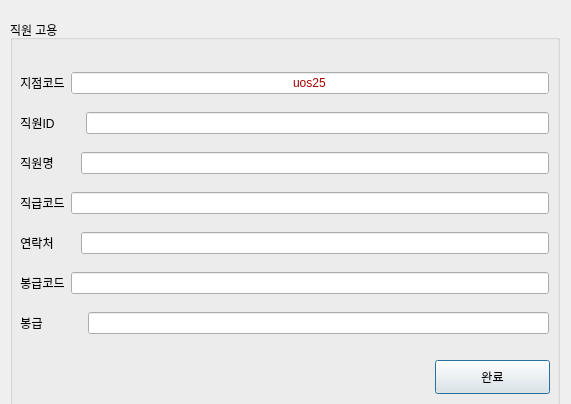
<?xml version="1.0" encoding="UTF-8"?>
<ui version="4.0">
 <class>Dialog</class>
 <widget class="QDialog" name="Dialog">
  <property name="geometry">
   <rect>
    <x>0</x>
    <y>0</y>
    <width>571</width>
    <height>404</height>
   </rect>
  </property>
  <property name="windowTitle">
   <string>Dialog</string>
  </property>
  <widget class="QGroupBox" name="groupBox_8">
   <property name="geometry">
    <rect>
     <x>10</x>
     <y>20</y>
     <width>550</width>
     <height>450</height>
    </rect>
   </property>
   <property name="palette">
    <palette>
     <active>
      <colorrole role="Text">
       <brush brushstyle="SolidPattern">
        <color alpha="255">
         <red>255</red>
         <green>0</green>
         <blue>0</blue>
        </color>
       </brush>
      </colorrole>
     </active>
     <inactive>
      <colorrole role="Text">
       <brush brushstyle="SolidPattern">
        <color alpha="255">
         <red>255</red>
         <green>0</green>
         <blue>0</blue>
        </color>
       </brush>
      </colorrole>
     </inactive>
     <disabled>
      <colorrole role="Text">
       <brush brushstyle="SolidPattern">
        <color alpha="255">
         <red>120</red>
         <green>120</green>
         <blue>120</blue>
        </color>
       </brush>
      </colorrole>
     </disabled>
    </palette>
   </property>
   <property name="title">
    <string>직원 고용</string>
   </property>
   <property name="flat">
    <bool>true</bool>
   </property>
   <widget class="QPushButton" name="pushButton_21">
    <property name="geometry">
     <rect>
      <x>425</x>
      <y>340</y>
      <width>115</width>
      <height>34</height>
     </rect>
    </property>
    <property name="text">
     <string>완료</string>
    </property>
   </widget>
   <widget class="QWidget" name="layoutWidget">
    <property name="geometry">
     <rect>
      <x>10</x>
      <y>40</y>
      <width>529</width>
      <height>291</height>
     </rect>
    </property>
    <layout class="QVBoxLayout" name="verticalLayout_13">
     <item>
      <layout class="QHBoxLayout" name="horizontalLayout_3">
       <item>
        <widget class="QLabel" name="label_14">
         <property name="enabled">
          <bool>true</bool>
         </property>
         <property name="frameShadow">
          <enum>QFrame::Plain</enum>
         </property>
         <property name="text">
          <string>지점코드</string>
         </property>
         <property name="alignment">
          <set>Qt::AlignCenter</set>
         </property>
         <property name="wordWrap">
          <bool>false</bool>
         </property>
        </widget>
       </item>
       <item>
        <widget class="QLineEdit" name="lineEdit_4">
         <property name="enabled">
          <bool>true</bool>
         </property>
         <property name="palette">
          <palette>
           <active>
            <colorrole role="WindowText">
             <brush brushstyle="SolidPattern">
              <color alpha="255">
               <red>0</red>
               <green>0</green>
               <blue>0</blue>
              </color>
             </brush>
            </colorrole>
            <colorrole role="Text">
             <brush brushstyle="SolidPattern">
              <color alpha="255">
               <red>170</red>
               <green>0</green>
               <blue>0</blue>
              </color>
             </brush>
            </colorrole>
            <colorrole role="Base">
             <brush brushstyle="SolidPattern">
              <color alpha="250">
               <red>255</red>
               <green>255</green>
               <blue>255</blue>
              </color>
             </brush>
            </colorrole>
           </active>
           <inactive>
            <colorrole role="WindowText">
             <brush brushstyle="SolidPattern">
              <color alpha="255">
               <red>0</red>
               <green>0</green>
               <blue>0</blue>
              </color>
             </brush>
            </colorrole>
            <colorrole role="Text">
             <brush brushstyle="SolidPattern">
              <color alpha="255">
               <red>170</red>
               <green>0</green>
               <blue>0</blue>
              </color>
             </brush>
            </colorrole>
            <colorrole role="Base">
             <brush brushstyle="SolidPattern">
              <color alpha="250">
               <red>255</red>
               <green>255</green>
               <blue>255</blue>
              </color>
             </brush>
            </colorrole>
           </inactive>
           <disabled>
            <colorrole role="WindowText">
             <brush brushstyle="SolidPattern">
              <color alpha="255">
               <red>120</red>
               <green>120</green>
               <blue>120</blue>
              </color>
             </brush>
            </colorrole>
            <colorrole role="Text">
             <brush brushstyle="SolidPattern">
              <color alpha="255">
               <red>120</red>
               <green>120</green>
               <blue>120</blue>
              </color>
             </brush>
            </colorrole>
            <colorrole role="Base">
             <brush brushstyle="SolidPattern">
              <color alpha="255">
               <red>240</red>
               <green>240</green>
               <blue>240</blue>
              </color>
             </brush>
            </colorrole>
           </disabled>
          </palette>
         </property>
         <property name="autoFillBackground">
          <bool>true</bool>
         </property>
         <property name="text">
          <string>uos25</string>
         </property>
         <property name="alignment">
          <set>Qt::AlignCenter</set>
         </property>
         <property name="readOnly">
          <bool>true</bool>
         </property>
        </widget>
       </item>
      </layout>
     </item>
     <item>
      <layout class="QHBoxLayout" name="horizontalLayout_5">
       <property name="spacing">
        <number>31</number>
       </property>
       <property name="rightMargin">
        <number>0</number>
       </property>
       <item>
        <widget class="QLabel" name="label_16">
         <property name="enabled">
          <bool>true</bool>
         </property>
         <property name="text">
          <string>직원ID</string>
         </property>
         <property name="scaledContents">
          <bool>false</bool>
         </property>
         <property name="alignment">
          <set>Qt::AlignCenter</set>
         </property>
        </widget>
       </item>
       <item>
        <widget class="QLineEdit" name="lineEdit_6">
         <property name="enabled">
          <bool>true</bool>
         </property>
         <property name="palette">
          <palette>
           <active>
            <colorrole role="Text">
             <brush brushstyle="SolidPattern">
              <color alpha="255">
               <red>0</red>
               <green>0</green>
               <blue>0</blue>
              </color>
             </brush>
            </colorrole>
           </active>
           <inactive>
            <colorrole role="Text">
             <brush brushstyle="SolidPattern">
              <color alpha="255">
               <red>0</red>
               <green>0</green>
               <blue>0</blue>
              </color>
             </brush>
            </colorrole>
           </inactive>
           <disabled>
            <colorrole role="Text">
             <brush brushstyle="SolidPattern">
              <color alpha="255">
               <red>120</red>
               <green>120</green>
               <blue>120</blue>
              </color>
             </brush>
            </colorrole>
           </disabled>
          </palette>
         </property>
         <property name="autoFillBackground">
          <bool>false</bool>
         </property>
         <property name="text">
          <string/>
         </property>
         <property name="alignment">
          <set>Qt::AlignCenter</set>
         </property>
         <property name="readOnly">
          <bool>false</bool>
         </property>
        </widget>
       </item>
      </layout>
     </item>
     <item>
      <layout class="QHBoxLayout" name="horizontalLayout_6">
       <property name="spacing">
        <number>27</number>
       </property>
       <item>
        <widget class="QLabel" name="label_17">
         <property name="enabled">
          <bool>true</bool>
         </property>
         <property name="text">
          <string>직원명</string>
         </property>
         <property name="alignment">
          <set>Qt::AlignCenter</set>
         </property>
        </widget>
       </item>
       <item>
        <widget class="QLineEdit" name="lineEdit_7">
         <property name="enabled">
          <bool>true</bool>
         </property>
         <property name="autoFillBackground">
          <bool>false</bool>
         </property>
         <property name="text">
          <string/>
         </property>
         <property name="alignment">
          <set>Qt::AlignCenter</set>
         </property>
         <property name="readOnly">
          <bool>false</bool>
         </property>
        </widget>
       </item>
      </layout>
     </item>
     <item>
      <layout class="QHBoxLayout" name="horizontalLayout_7">
       <item>
        <widget class="QLabel" name="label_18">
         <property name="enabled">
          <bool>true</bool>
         </property>
         <property name="text">
          <string>직급코드</string>
         </property>
         <property name="alignment">
          <set>Qt::AlignCenter</set>
         </property>
        </widget>
       </item>
       <item>
        <widget class="QLineEdit" name="lineEdit_8">
         <property name="enabled">
          <bool>true</bool>
         </property>
         <property name="autoFillBackground">
          <bool>false</bool>
         </property>
         <property name="text">
          <string/>
         </property>
         <property name="alignment">
          <set>Qt::AlignCenter</set>
         </property>
         <property name="readOnly">
          <bool>false</bool>
         </property>
        </widget>
       </item>
      </layout>
     </item>
     <item>
      <layout class="QHBoxLayout" name="horizontalLayout_8">
       <property name="spacing">
        <number>27</number>
       </property>
       <item>
        <widget class="QLabel" name="label_19">
         <property name="enabled">
          <bool>true</bool>
         </property>
         <property name="text">
          <string>연락처</string>
         </property>
         <property name="alignment">
          <set>Qt::AlignCenter</set>
         </property>
        </widget>
       </item>
       <item>
        <widget class="QLineEdit" name="lineEdit_9">
         <property name="enabled">
          <bool>true</bool>
         </property>
         <property name="autoFillBackground">
          <bool>false</bool>
         </property>
         <property name="text">
          <string/>
         </property>
         <property name="alignment">
          <set>Qt::AlignCenter</set>
         </property>
         <property name="readOnly">
          <bool>false</bool>
         </property>
        </widget>
       </item>
      </layout>
     </item>
     <item>
      <layout class="QHBoxLayout" name="horizontalLayout_9">
       <item>
        <widget class="QLabel" name="label_20">
         <property name="enabled">
          <bool>true</bool>
         </property>
         <property name="text">
          <string>봉급코드</string>
         </property>
         <property name="alignment">
          <set>Qt::AlignCenter</set>
         </property>
        </widget>
       </item>
       <item>
        <widget class="QLineEdit" name="lineEdit_10">
         <property name="enabled">
          <bool>true</bool>
         </property>
         <property name="autoFillBackground">
          <bool>false</bool>
         </property>
         <property name="text">
          <string/>
         </property>
         <property name="alignment">
          <set>Qt::AlignCenter</set>
         </property>
         <property name="readOnly">
          <bool>false</bool>
         </property>
        </widget>
       </item>
      </layout>
     </item>
     <item>
      <layout class="QHBoxLayout" name="horizontalLayout_10" stretch="0,0">
       <property name="spacing">
        <number>45</number>
       </property>
       <item>
        <widget class="QLabel" name="label_21">
         <property name="enabled">
          <bool>true</bool>
         </property>
         <property name="text">
          <string>봉급</string>
         </property>
         <property name="alignment">
          <set>Qt::AlignCenter</set>
         </property>
        </widget>
       </item>
       <item>
        <widget class="QLineEdit" name="lineEdit_11">
         <property name="enabled">
          <bool>true</bool>
         </property>
         <property name="autoFillBackground">
          <bool>false</bool>
         </property>
         <property name="text">
          <string/>
         </property>
         <property name="alignment">
          <set>Qt::AlignCenter</set>
         </property>
         <property name="readOnly">
          <bool>false</bool>
         </property>
        </widget>
       </item>
      </layout>
     </item>
    </layout>
   </widget>
  </widget>
 </widget>
 <resources/>
 <connections/>
</ui>
